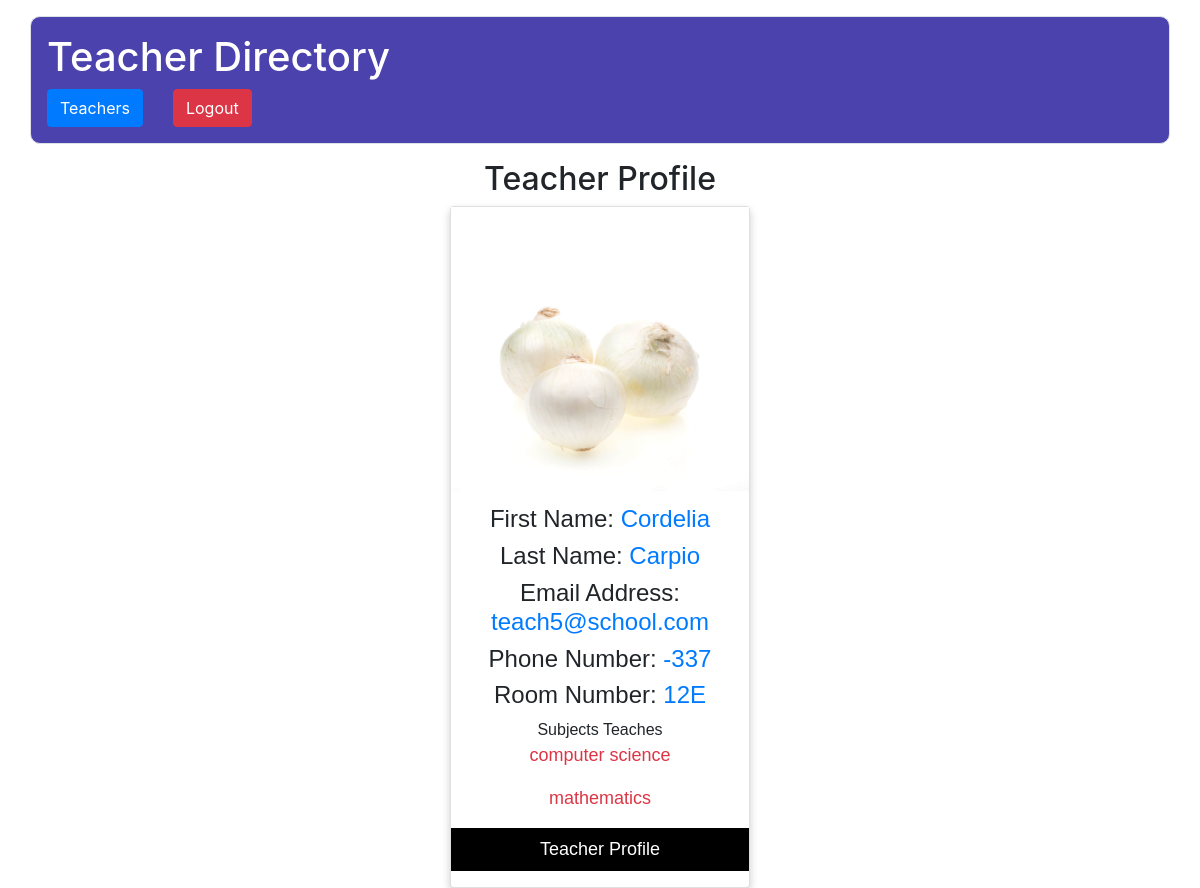
/GetProfilePage/?uid=466 (signed in), run on the app's committed database.
### directory/models.py (models this page shows, shortened)
class TeacherModel(models.Model):
    FirstName = models.CharField(max_length=100)
    LastName = models.CharField(max_length=100)
    Profilepicture = models.CharField(max_length=100)
    EmailAddress = models.CharField(unique=True, max_length=100)
    PhoneNumber = models.CharField(max_length=100)
    RoomNumber = models.CharField(max_length=100)
    Subjectstaught = models.ManyToManyField(SubjectsModel)
    class Meta:
        db_table = 'Teachers'

class SubjectsModel(models.Model):
    Subjectstaught = models.CharField(max_length=100)
    class Meta:
        db_table = 'Subjects'

### directory/views.py (the view)
# urls.py: path('GetProfilePage/', dt.GetProfilePageView.as_view(), name='GetProfilePage'),
class GetProfilePageView(View):
    @method_decorator(login_required(login_url='/Login/'))
    def get(self, request, *args, **kwargs):
        id = int(request.GET.get('uid'))
        data = TeacherModel.objects.get(id=id)
        return render(request, 'ProfilePage.html', {'data': data})

### assets/templates/ProfilePage.html (shortened to what this page needs)
{%extends 'appbase.html'%}
{%block contents%}
<!DOCTYPE html>
<html>
<head>
<link rel="stylesheet" href="https://cdnjs.cloudflare.com/ajax/libs/font-awesome/4.7.0/css/font-awesome.min.css">
</head>
<body>
<h2 style="text-align:center">Teacher Profile</h2>
<div class="card">
  <img src="/media/profilepic/{{data.Profilepicture}}" alt="John" style="width:100%">
    <h4>First Name: <span class="text-primary">{{data.FirstName}}</span></h4>
  <h4>Last Name: <span class="text-primary">{{data.LastName}}</span></h4>
  <h4>Email Address: <span class="text-primary">{{data.EmailAddress}}</span></h4>
  <h4>Phone Number: <span class="text-primary">{{data.PhoneNumber}}</span></h4>
  <h4>Room Number: <span class="text-primary">{{data.RoomNumber}}</span></h4>
  Subjects Teaches
  {% for subject in data.Subjectstaught.all %}
    <p class="title text-danger"> {{subject.Subjectstaught}}</p>
    {% endfor %}
  <p><button>Teacher Profile</button></p>
</div>
</body>
</html>
{%endblock%}

### assets/templates/ProfilePage.html (style rules this page uses)
.card { box-shadow: 0 4px 8px 0 rgba(0, 0, 0, 0.2); max-width: 300px; margin: auto; text-align: center; font-family: arial; }
.title { color: grey; font-size: 18px; }
button { border: none; outline: 0; display: inline-block; padding: 8px; color: white; background-color: #000; text-align: center; cursor: pointer; width: 100%; font-size: 18px; }

### data on the page
TeacherModel: Profilepicture (picture), FirstName "Cordelia", LastName "Carpio", EmailAddress "teach5@school.com", PhoneNumber "-337", RoomNumber "12E"
SubjectsModel: Subjectstaught "computer science"
SubjectsModel: Subjectstaught "mathematics"
